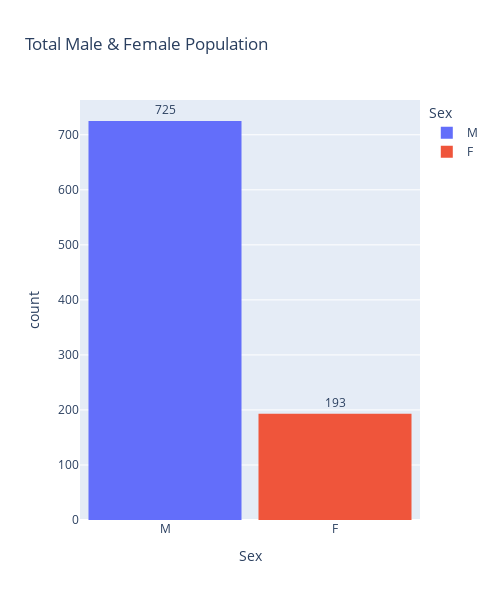

Notebook code for this chart:
### Markdown cell above
# Q2: Do Male gender tend to easily to get heart disease compared to the Female gender?

### Code cell
#Total number of gender category in histogram
fig_number_of_gender = px.histogram(df, x="Sex",title="Total Male & Female Population",text_auto=True, width=500, height=600,color=("Sex"))
fig_number_of_gender.update_layout(bargap=0.1)
fig_number_of_gender.update_traces(textposition="outside")
fig_number_of_gender.update_xaxes(nticks=3)
fig_number_of_gender.show()

### Figure 1 — Plotly figure (JSON) as saved in the notebook; plotly's stock layout.template omitted (floating-point values rounded to 4 significant figures; data arrays with more than 128 entries replaced by an {"elided": "..."} marker saying what was removed)
{"data": [{"alignmentgroup": "True", "bingroup": "x", "hovertemplate": "Sex=%{x}<br>count=%{y}<extra></extra>", "legendgroup": "M", "marker": {"color": "#636efa", "pattern": {"shape": ""}}, "name": "M", "offsetgroup": "M", "orientation": "v", "showlegend": true, "textposition": "outside", "texttemplate": "%{value}", "type": "histogram", "x": {"elided": "725 str values"}, "xaxis": "x", "yaxis": "y"}, {"alignmentgroup": "True", "bingroup": "x", "hovertemplate": "Sex=%{x}<br>count=%{y}<extra></extra>", "legendgroup": "F", "marker": {"color": "#EF553B", "pattern": {"shape": ""}}, "name": "F", "offsetgroup": "F", "orientation": "v", "showlegend": true, "textposition": "outside", "texttemplate": "%{value}", "type": "histogram", "x": {"elided": "193 str values"}, "xaxis": "x", "yaxis": "y"}], "layout": {"bargap": 0.1, "barmode": "relative", "height": 600, "legend": {"title": {"text": "Sex"}, "tracegroupgap": 0}, "title": {"text": "Total Male & Female Population"}, "width": 500, "xaxis": {"anchor": "y", "categoryarray": ["M", "F"], "categoryorder": "array", "domain": [0, 1], "nticks": 3, "title": {"text": "Sex"}}, "yaxis": {"anchor": "x", "domain": [0, 1], "title": {"text": "count"}}}}
